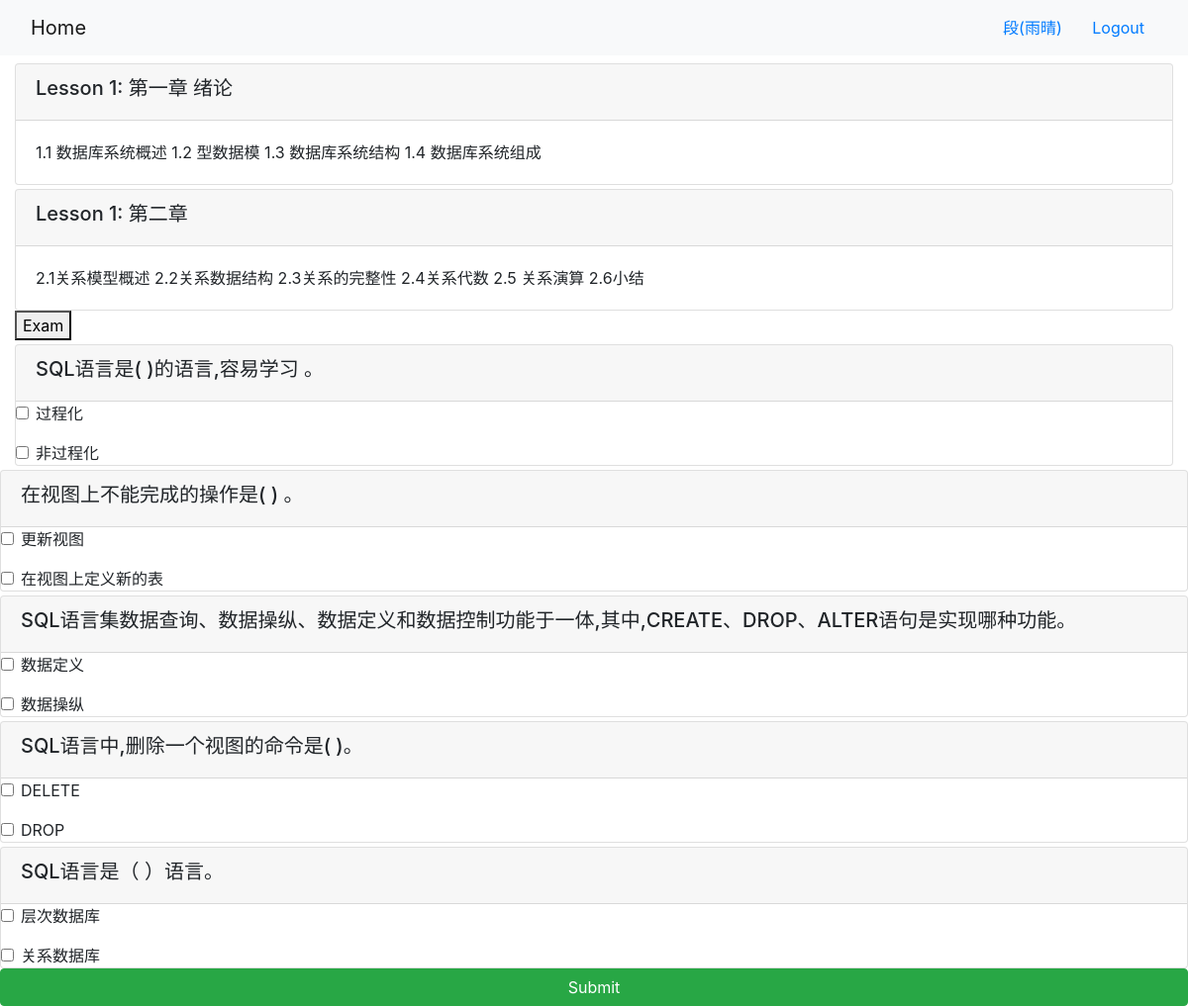
The app's page /onlinecourse/1/ (signed in) with its own data.
### onlinecourse/models.py (models this page shows, shortened)
class Lesson(models.Model):
    title = models.CharField(max_length=200, default="title")
    order = models.IntegerField(default=0)
    course = models.ForeignKey(Course, on_delete=models.CASCADE)
    content = models.TextField()

class Question(models.Model):
    course = models.ForeignKey(Course, on_delete=models.CASCADE)# Foreign key to lesson
    text = models.TextField()# question text
    grade = models.IntegerField(default=5)# question grade/mark
    homework= models.ForeignKey(Homework,blank = True, on_delete=models.CASCADE)

class Choice(models.Model):
    question = models.ForeignKey(Question, on_delete=models.CASCADE)
    text = models.TextField()
    is_correct = models.BooleanField()

### onlinecourse/views.py (the view)
# urls.py: path('<int:pk>/', views.CourseDetailView.as_view(), name='course_details'),
class CourseDetailView(generic.DetailView):
    model = Course
    template_name = 'onlinecourse/course_detail_bootstrap.html'

### onlinecourse/templates/onlinecourse/course_detail_bootstrap.html (shortened to what this page needs)
<!DOCTYPE html>
<html lang="en">
<head>
     {% load static %}
    <link rel="stylesheet" href="https://maxcdn.bootstrapcdn.com/bootstrap/4.5.2/css/bootstrap.min.css">
</head>
<body>
    <nav class="navbar navbar-light bg-light">
        <div class="container-fluid">
            <div class="navbar-header">
                  <a class="navbar-brand" href="{% url 'onlinecourse:index' %}">Home</a>
            </div>
            <ul class="nav navbar-nav navbar-right">
                {% if user.is_authenticated %}
                <li>
                    <a class="btn btn-link" href="#">{{ user.first_name }}({{ user.username }})</a>
                    <a class="btn btn-link" href="{% url 'onlinecourse:logout' %}">Logout</a>
                </li>
                {% endif %}
            </ul>
        </div>
    </nav>
    <div class="container-fluid">
            <div class="card-columns-vertical">
                {% for lesson in course.lesson_set.all %}
                    <div class="card mt-1">
                        <div class="card-header"><h5>Lesson {{lesson.order|add:1}}: {{lesson.title}}</h5></div>
                        <div class="card-body">{{lesson.content}}</div>
                    </div>
                {% endfor %}
            </div>
            <button data-target="#exam">Exam</button>
            <div id="exam" class="collapse">
                {% if user.is_authenticated %}
                        {% for question in course.question_set.all %}
                            <div class="card mt-1">
                                <div class="card-header"><h5>{{ question.text }}</h5></div>
                                <div class="form-group">
                                {% for choice in question.choice_set.all %}
                                    <div class="form-check">
                                        <label class="form-check-label">
                                            <input type="checkbox" name="choice_{{choice.id}}"
                                                class="form-check-input" id="{{choice.id}}"
                                                value="{{choice.id}}">{{ choice.text }}
                                        </label>
                                    </div>
                                </div>
                                {% endfor %}
                            </div>
                        {% endfor %}
                        <input class="btn btn-success btn-block" type="submit" value="Submit">
                {% endif %}
</body>
</html>

### records on screen
Lesson: order|add "1", title "第一章 绪论", content "1.1 数据库系统概述 1.2 型数据模 1.3 数据库系统结构 1.4 数据库系统组成"
Lesson: order|add "1", title "第二章", content "2.1关系模型概述 2.2关系数据结构 2.3关系的完整性 2.4关系代数 2.5 关系演算 2.6小结"
Question: text "SQL语言是( )的语言,容易学习 。"
Choice: text "过程化"
Choice: text "非过程化"
Question: text "在视图上不能完成的操作是( ) 。"
Choice: text "更新视图"
Choice: text "在视图上定义新的表"
Question: text "SQL语言集数据查询、数据操纵、数据定义和数据控制功能于一体,其中,CREATE、DROP、ALTER语句是实现哪种功能。"
Choice: text "数据定义"
Choice: text "数据操纵"
Question: text "SQL语言中,删除一个视图的命令是( )。"
Choice: text "DELETE"
Choice: text "DROP"
Question: text "SQL语言是（ ）语言。"
Choice: text "层次数据库"
Choice: text "关系数据库"

### other values on screen
{{ user.first_name }} "段"
{{ user.username }} "雨晴"
